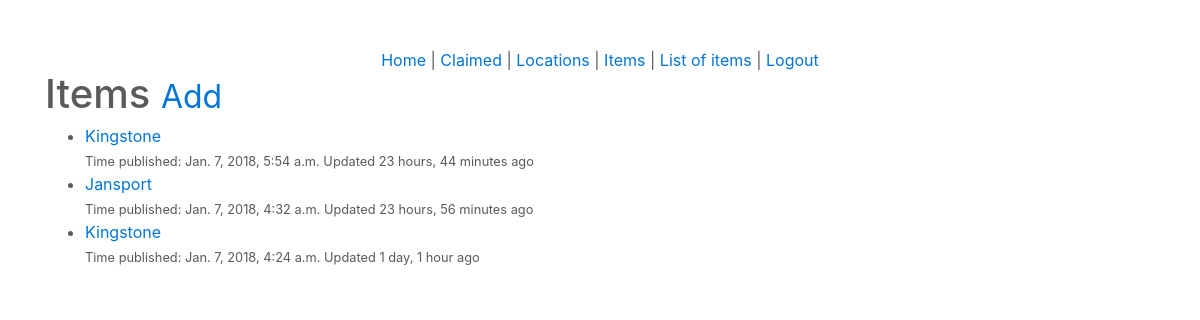
Page /items/i/ (signed in) on the earlier database version.
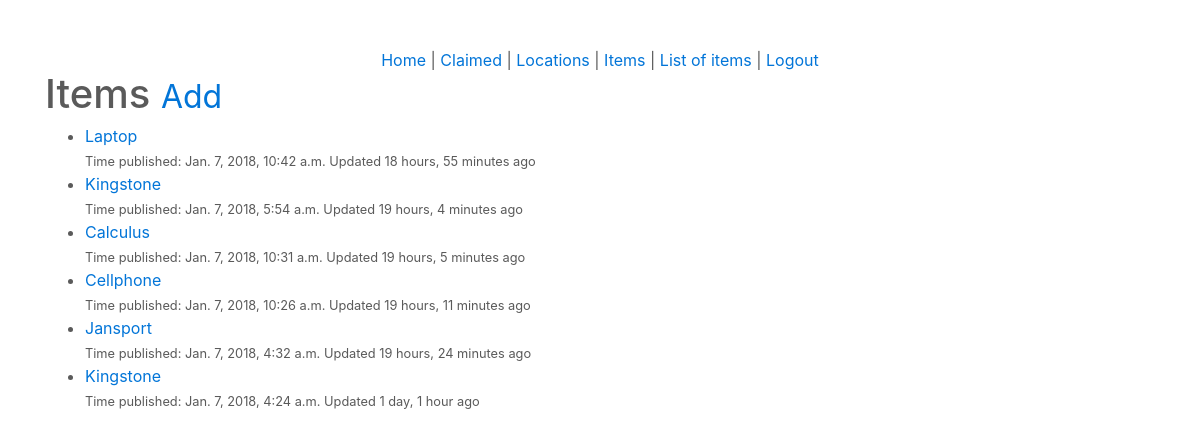
Same page on the later database version.
### items/models.py (models this page shows, shortened)
class Item(models.Model):
	user					= models.ForeignKey(User)
	location_and_Category	= models.ForeignKey(Location)
	item_name				= models.CharField(max_length=120)
	item_detail 			= models.TextField(help_text='seperate each item by comma', null=True, blank=True)
	claimer					= models.CharField(max_length=120, null=True, blank=True, help_text='do not forget to put a claimer')
	claimed					= models.BooleanField(default=False)
	timestamp				= models.DateTimeField(auto_now_add=True)
	updated					= models.DateTimeField(auto_now=True)
	slug					= models.SlugField(null=True, blank=True)
	def __str__(self):
		return self.item_name
	class Meta:
		ordering = ['-updated', '-timestamp']
	def get_absolute_url(self):
		return reverse('items:edit', kwargs={'slug': self.slug})

### items/views.py (the view)
class ItemListAdminView(PermissionRequiredMixin, LoginRequiredMixin, ListView):
	permission_required = 'items'
	def get_queryset(self):
		return Item.objects.all()

### items/templates/items/item_list.html (shortened to what this page needs)
{% extends "base.html" %}
{% block content %}
<h1>Items <small><a href="{% url 'items:create' %}">Add</a></small></h1>
<ul>
	{% for obj in object_list %}
		<li><a href="{{ obj.get_absolute_url }}">{{ obj }}</a></br><small>{{ obj.category }} Time published: {{ obj.timestamp }} Updated {{ obj.updated|timesince }} ago</small></li>
	{% empty %}
		<li><a href="{% url 'items:create' %}">Add one</a></li>
	{% endfor %}
</ul>
{% endblock %}

Differences in the rows shown:
added Item: item_name "Laptop", timestamp "Jan. 7, 2018, 10:42 a.m.", updated "18 hours, 55 minutes"
changed Item: updated "23 hours, 44 minutes" → "19 hours, 4 minutes"
added Item: item_name "Calculus", timestamp "Jan. 7, 2018, 10:31 a.m.", updated "19 hours, 5 minutes"
added Item: item_name "Cellphone", timestamp "Jan. 7, 2018, 10:26 a.m.", updated "19 hours, 11 minutes"
changed Item "Jansport": updated "23 hours, 56 minutes" → "19 hours, 24 minutes"
